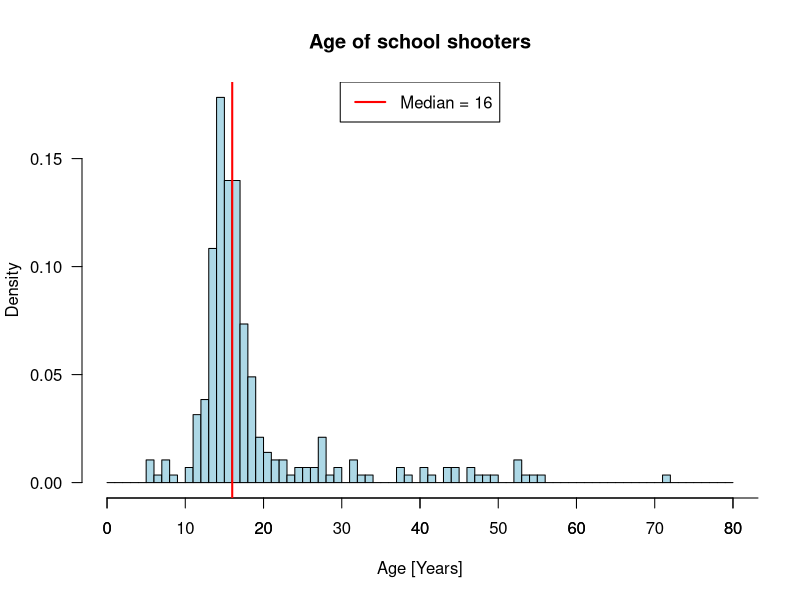
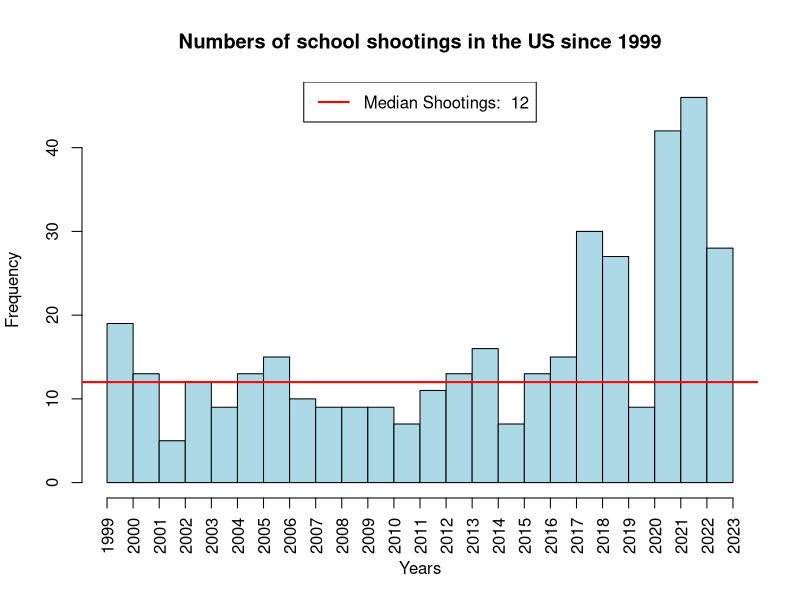
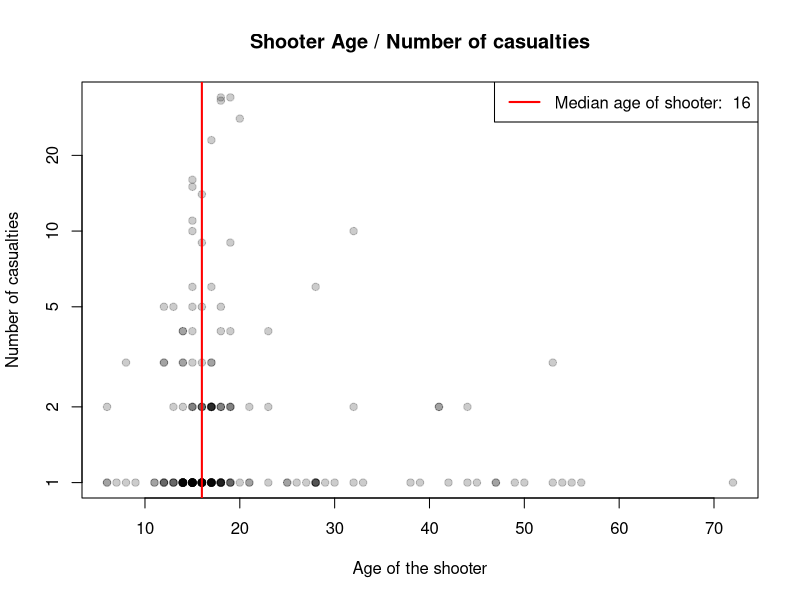
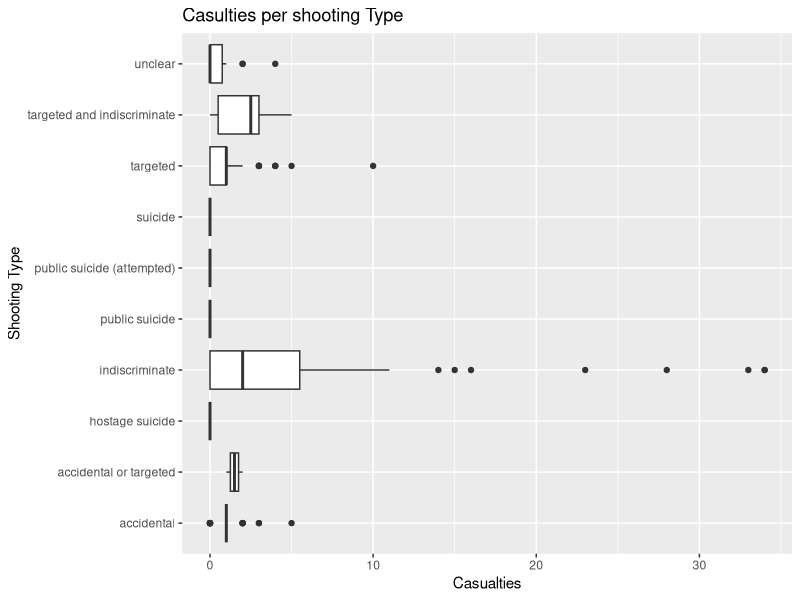

The R source for these figures, in order:
## ---- chunk 1
#| label: setup
setwd("C:\\Users\\jonas\\OneDrive\\Dokumente\\GitHub\\EXPD-Semesterarbeit\\EXPD Semesterarbeit")
# setwd("C:\\Users\\glm87\\Documents\\GITHUB\\EXPD-Semesterarbeit\\EXPD Semesterarbeit")
library(readr)
library("ggplot2")
dat <- read_csv("school-shootings-data.csv")
## ---- chunk 2
# Age of Shooter
vec_shooter_age <- c(dat$age_shooter1,dat$age_shooter2) 
vec_shooter_age <- na.exclude(vec_shooter_age)

hist(vec_shooter_age, col = "lightblue", xlab = "Age [Years]",
     main = "Age of school shooters", ylab = "Density",
     breaks = c(seq(0, 80, by = 1)),
     las = 1, freq = FALSE)
axis(side=1, at=seq(0, 100, by=10))
median_age_shooter <- median(vec_shooter_age,na.rm = TRUE)
abline(v = median_age_shooter, col = "red", lty = 1, lwd = 2)
legend("top", legend = paste("Median =", median_age_shooter), col = "red", lty = 1, lwd = 2)

## ---- chunk 3
# Number schoolshootings
hist(dat$year,
     breaks = c(seq(1999, 2023)),
     main = "Numbers of school shootings in the US since 1999",
     xaxt = "n",
     xlab = "Years",
     col = "lightblue")
axis(side = 1, at = seq(1999, 2023, by = 1), las = 2)

meanshootings <- length(dat$year)/length(unique(dat$year))

# Median
mediantable <- table(dat$year)
medianshootings <- median(c(mediantable))

# Add Median and Legend to plot
abline(h = medianshootings, col = "red", lty = 1, lwd = 2)
legend("top", legend = paste("Median Shootings: ", round(medianshootings, 2)), col = "red", lty = 1, lwd = 2)

## ---- chunk 4
plot(x = dat$age_shooter1,
     y = dat$casualties,
     col = adjustcolor("black", alpha = 0.2),
     pch = 19,
     main = "Shooter Age / Number of casualties",
     ylab = "Number of casualties",
     xlab = "Age of the shooter",
     log = "y",
     )
abline(v = median_age_shooter, col = "red", lwd = 2)
legend("topright", legend = paste("Median age of shooter: ", round(median_age_shooter, 2)), col = "red", lty = 1, lwd = 2)
## ---- chunk 5
# DIAGRAMM 2

diag_shooting_type <- ggplot(dat, aes(x = casualties, y = shooting_type)) +
  geom_boxplot()
diag_shooting_type + labs(x = "Casualties" , y = "Shooting Type" , title ="Casulties per shooting Type"  )
